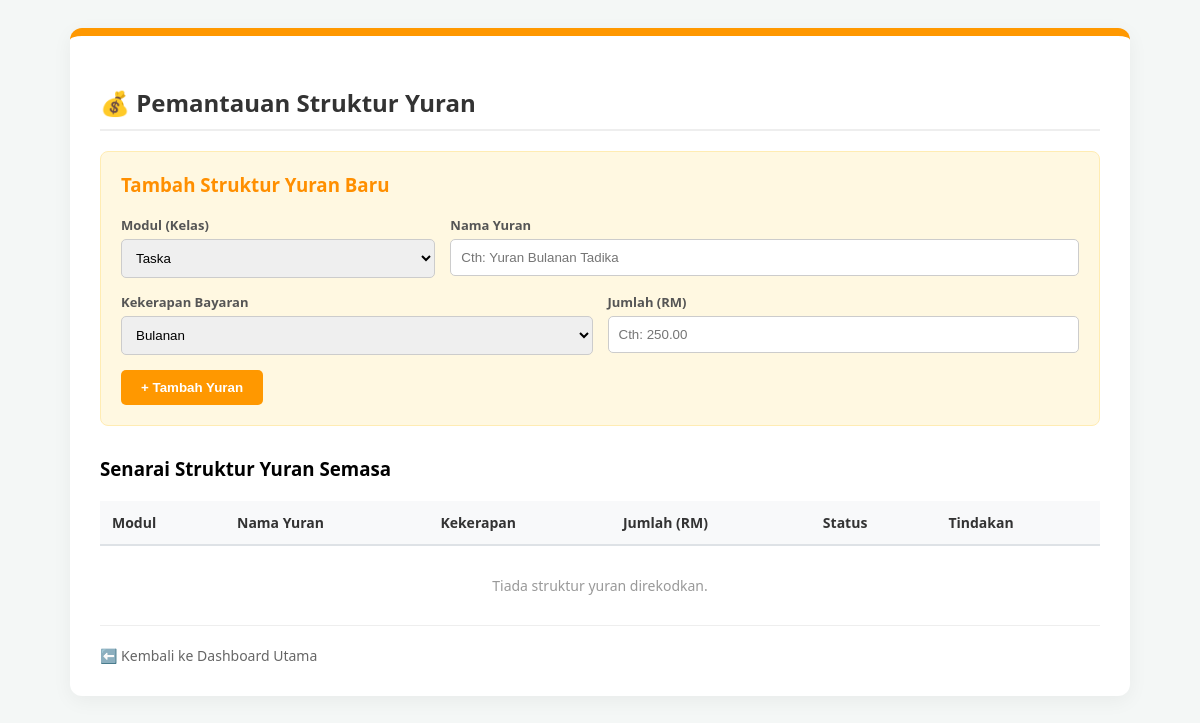
Before: /admin_fees.php (signed in) with the older database file.
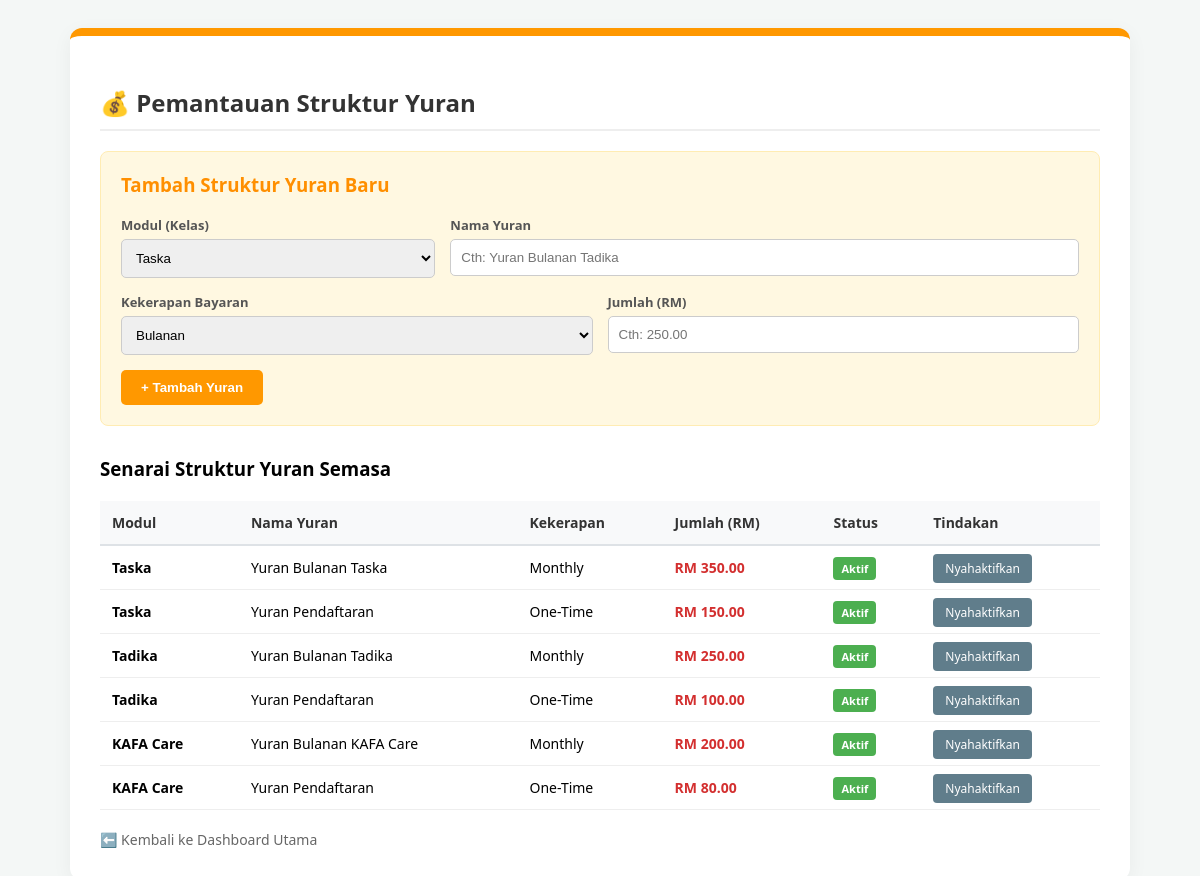
After: the same page with the newer database file.
### tables this page shows
CREATE TABLE `fee_structures` (
  `id` INT(11) NOT NULL AUTO_INCREMENT,
  `module` ENUM('Taska','Tadika','KAFA Care') NOT NULL,
  `fee_name` VARCHAR(100) NOT NULL,
  `amount` DECIMAL(10,2) NOT NULL,
  `frequency` ENUM('Monthly','Yearly','One-Time') DEFAULT 'Monthly',
  `is_active` TINYINT(1) DEFAULT 1,
  `created_at` TIMESTAMP NOT NULL DEFAULT CURRENT_TIMESTAMP,
  PRIMARY KEY (`id`)
);

### admin_fees.php (the view, shortened to what this page needs)
<?php
require 'db.php';
$sql_fees = "SELECT * FROM fee_structures ORDER BY module ASC, fee_name ASC";
$result = $conn->query($sql_fees);
?>
<!DOCTYPE html>
<html lang="ms">
<head>
</head>
<body>
    <div class="container">
        <h2>💰 Pemantauan Struktur Yuran</h2>
        <div style="background: #fff8e1; padding: 20px; border-radius: 8px; margin-bottom: 30px; border: 1px solid #ffecb3;">
            <h3 style="margin-top:0; color:#ff8f00;">Tambah Struktur Yuran Baru</h3>
            <form method="POST">
                <div class="form-row">
                    <div class="form-group">
                        <label>Modul (Kelas)</label>
                        <select name="module" required>
                            <option value="Taska">Taska</option>
                        </select>
                    </div>
                    <div class="form-group" style="flex: 2;">
                        <label>Nama Yuran</label>
                        <input type="text" name="fee_name" required placeholder="Cth: Yuran Bulanan Tadika">
                    </div>
                </div>
                <div class="form-row">
                    <div class="form-group">
                        <label>Kekerapan Bayaran</label>
                        <select name="frequency" required>
                            <option value="Monthly">Bulanan</option>
                        </select>
                    </div>
                    <div class="form-group">
                        <label>Jumlah (RM)</label>
                        <input type="number" step="0.01" name="amount" required placeholder="Cth: 250.00">
                    </div>
                </div>
                <button type="submit" name="add_fee">+ Tambah Yuran</button>
            </form>
        </div>
        <h3>Senarai Struktur Yuran Semasa</h3>
        <table>
            <thead>
                <tr>
                    <th>Modul</th>
                    <th>Nama Yuran</th>
                    <th>Kekerapan</th>
                    <th>Jumlah (RM)</th>
                    <th>Status</th>
                    <th>Tindakan</th>
                </tr>
            </thead>
            <tbody>
                <?php if ($result && $result->num_rows > 0): ?>
                    <?php while ($row = $result->fetch_assoc()): ?>
                        <tr>
                            <td><strong><?php echo htmlspecialchars($row['module']); ?></strong></td>
                            <td><?php echo htmlspecialchars($row['fee_name']); ?></td>
                            <td><?php echo htmlspecialchars($row['frequency']); ?></td>
                            <td style="color: #d32f2f; font-weight: bold;">RM <?php echo number_format($row['amount'], 2); ?></td>
                            <td>
                                <?php if ($row['is_active']): ?>
                                    <span class="badge bg-active">Aktif</span>
                                <?php else: ?>
                                    <span class="badge bg-inactive">Tidak Aktif</span>
                                <?php endif; ?>
                            </td>
                            <td>
                                <a href="?toggle_active=<?php echo $row['id']; ?>" class="btn-toggle">
                                    <?php echo $row['is_active'] ? 'Nyahaktifkan' : 'Aktifkan'; ?>
                                </a>
                            </td>
                        </tr>
                    <?php endwhile; ?>
                <?php else: ?>
                    <tr><td colspan="6" style="text-align:center; padding:30px; color:#999;">Tiada struktur yuran direkodkan.</td></tr>
                <?php endif; ?>
            </tbody>
        </table>
        <a href="home.php" class="btn-back">⬅️ Kembali ke Dashboard Utama</a>
    </div>
</body>
</html>

### admin_fees.php (style rules this page uses)
body { font-family: 'Segoe UI', sans-serif; background-color: #f4f7f6; padding: 20px; }
.container { background: white; padding: 30px; border-radius: 12px; box-shadow: 0 5px 20px rgba(0,0,0,0.05); max-width: 1000px; margin: auto; border-top: 8px solid #ff9800; }
h2 { color: #333; margin-bottom: 20px; border-bottom: 2px solid #eee; padding-bottom: 10px; }
.form-row { display: flex; gap: 15px; margin-bottom: 15px; }
.form-group { flex: 1; }
label { display: block; margin-bottom: 5px; font-weight: bold; color: #555; font-size: 13px; }
input[type="text"], input[type="number"], select { width: 100%; padding: 10px; border: 1px solid #ccc; border-radius: 5px; box-sizing: border-box; }
button { background: #ff9800; color: white; border: none; padding: 10px 20px; border-radius: 5px; cursor: pointer; font-weight: bold; }
table { width: 100%; border-collapse: collapse; font-size: 14px; margin-top: 20px; }
th { background-color: #f8f9fa; padding: 12px; text-align: left; border-bottom: 2px solid #dee2e6; color: #333; }
td { padding: 12px; border-bottom: 1px solid #eee; vertical-align: middle; }
.badge { padding: 4px 8px; border-radius: 4px; font-size: 11px; font-weight: bold; color: white; }
.bg-active { background: #4caf50; }
.btn-toggle { background: #607d8b; color: white; padding: 6px 12px; text-decoration: none; border-radius: 4px; font-size: 12px; }
.btn-back { display: inline-block; margin-top: 20px; text-decoration: none; color: #666; font-size: 14px; }

Changed rows visible on the page:
added fee_structures: module "Taska", fee_name "Yuran Bulanan Taska", frequency "Monthly", amount "350.00", is_active "Aktif"
added fee_structures: module "Taska", fee_name "Yuran Pendaftaran", frequency "One-Time", amount "150.00", is_active "Aktif"
added fee_structures: module "Tadika", fee_name "Yuran Bulanan Tadika", frequency "Monthly", amount "250.00", is_active "Aktif"
added fee_structures: module "Tadika", fee_name "Yuran Pendaftaran", frequency "One-Time", amount "100.00", is_active "Aktif"
added fee_structures: module "KAFA Care", fee_name "Yuran Bulanan KAFA Care", frequency "Monthly", amount "200.00", is_active "Aktif"
added fee_structures: module "KAFA Care", fee_name "Yuran Pendaftaran", frequency "One-Time", amount "80.00", is_active "Aktif"
Other visible differences:
text no longer shown: "Tiada struktur yuran direkodkan."
